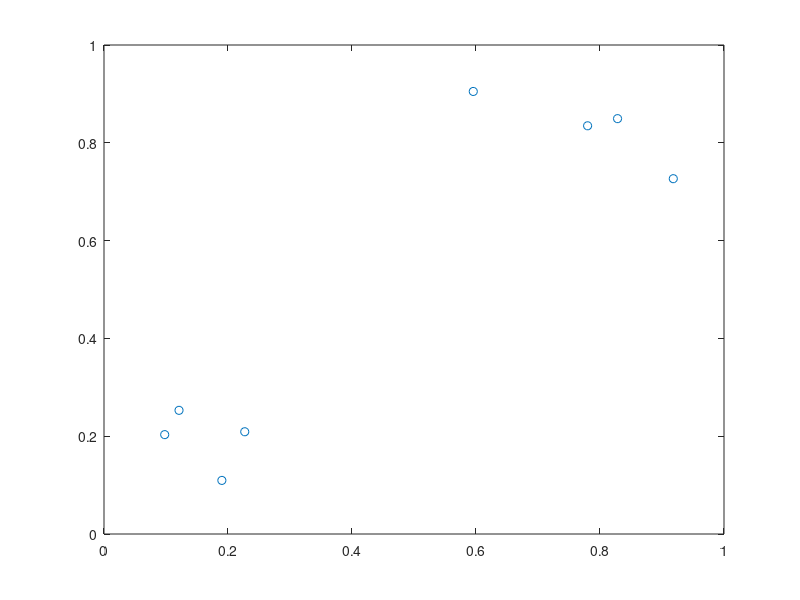

Here is the MATLAB script that generated this plot: (Note: this script raises an error after producing the figure.)
data = load('data.txt');
numData = size(data,1); numFeat = 2;
H = zeros(numData);
for i = 1 : numData
    for j = 1 : numData
        H(i,j) = data(i, 3) * data(j, 3) * dot(data(i,1:2), data(j,1:2));
    end
end
f = -ones(numData,1);

I = -eye(numData);
i0 = zeros(numData,1);

E = data(:,3)';
e0 = 0;

l = eps^.5;
H = H + l * eye(numData);
a = quadprog(H,f,I,i0,E,e0)

w = (a .* data(:,3))' * data(:,1:2)
i=min(find((a>0.1)&(data(:,3)==1)))
G=data(:,1:2)*data(:,1:2)'
b=1-G(i,:)*(a.*data(:,3))

plot(data(:,1), data(:,2), 'o')
hold on;
plot(xs, ys, '-k')